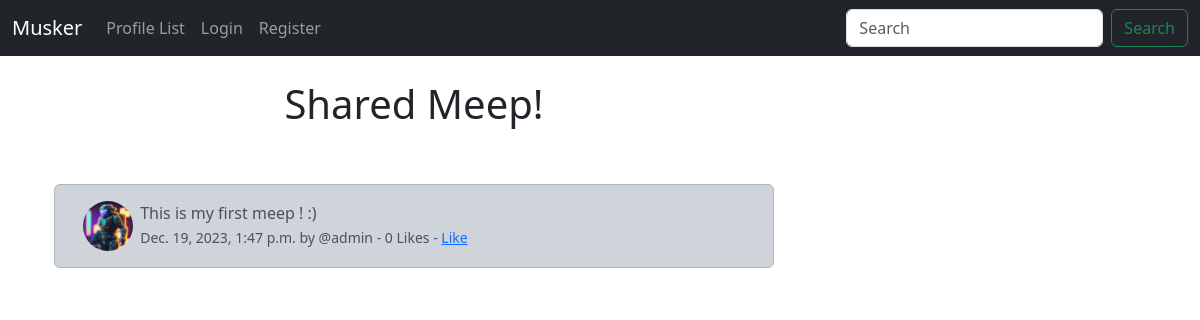
/meep_show/1, run on an earlier commit of the app's database.
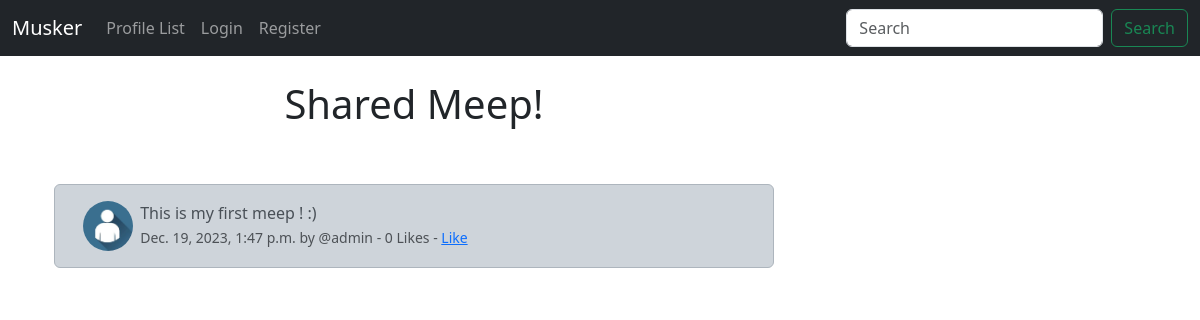
And on a later commit of the database.
### musker/models.py (models this page shows, shortened)
class Meep(models.Model):
    user = models.ForeignKey(User, related_name="meeps", on_delete=models.DO_NOTHING)
    body = models.CharField(max_length=500)
    created_at = models.DateTimeField(auto_now_add=True)
    likes = models.ManyToManyField(User, related_name="meep_like", blank=True)
    def number_of_likes(self):
        return self.likes.count()

class Profile(models.Model):
    user = models.OneToOneField(User, on_delete=models.CASCADE)
    follows = models.ManyToManyField('self', related_name='followed_by', symmetrical=False, blank=True)
    date_modified = models.DateTimeField(User, auto_now=True)
    profile_image = models.ImageField(null = True, blank = True, upload_to='images/')
    profile_bio = models.CharField(null=True, blank=True, max_length=500)
    homepage_link = models.CharField(null=True, blank=True, max_length=100)
    facebook_link = models.CharField(null=True, blank=True, max_length=100)
    instagram_link = models.CharField(null=True, blank=True, max_length=100)
    linkedin_link = models.CharField(null=True, blank=True, max_length=100)

### musker/views.py (the view)
# urls.py: path('meep_show/<int:pk>', views.meep_show, name='meep_show'),
def meep_show(request, pk):
    meep = get_object_or_404(Meep, id=pk)
    if meep:
        return render(request, 'show_meep.html', {'meep':meep})
    else:
        messages.success(request, 'Oops! maybe that meep does not exist.')
        return redirect('home')

### musker/templates/show_meep.html (shortened to what this page needs)
{% extends 'base.html' %}
{% load static %}
{% block content %}
    <div class="container">
        <div class="row">
            <div class="col-8">
    <h1 class="text-center">Shared Meep!</h1>
    <br/><br/>
        <div class="alert alert-dark" role="alert">
            <div class="container">
                <div class="row">
                    <div class="col-1">
                        {% if meep.user.profile.profile_image %}
                        <img src="{{ meep.user.profile.profile_image.url }}" width=50 height=50 class="rounded-circle" alt="{{ profile.user.username }}">
                      {% else %}
                        <img src="{% static 'images/default_profile_pic.png' %}" width=50 height=50 class="rounded-circle" alt="Profile Image">
                      {% endif %}
                    </div>
                    <div class="col-11">
                        {{ meep.body }}<br/>
                        <small class="text-muted">
                            {{ meep.created_at }} by @{{ meep.user.username}}
                            - {{ meep.number_of_likes }} Likes -
                            {% if user in meep.likes.all %}
                                <a href="{% url 'meep_like' meep.id %}">Unlike</a>
                            {% else %}
                                <a href="{% url 'meep_like' meep.id %}">Like</a>
                            {% endif %}
                        </small>
                    </div>
                <br/><br/>
                </div>
            </div>
        </div>
</div>
<div class="col-4">
        <br/><br/><br/><br/>
</div>
{% endblock %}

What changed in the data, as far as the page shows it:
changed through a linked row, Meep "This is my first meep ! :)": user.profile.profile_image: a different picture
